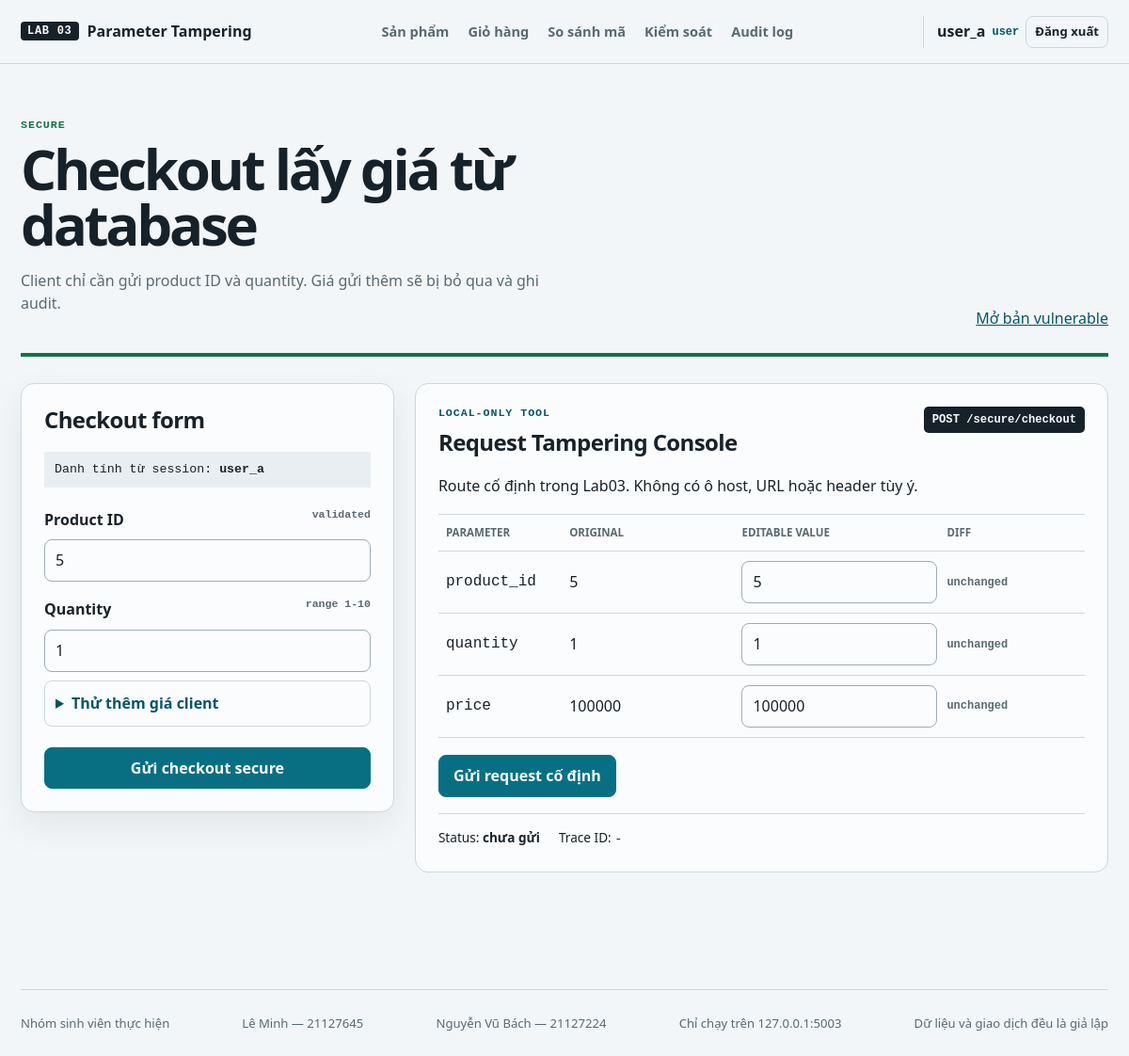
Page /secure/checkout (signed in) on the committed database.
### tables this page shows
CREATE TABLE users (
    id INTEGER PRIMARY KEY,
    username TEXT NOT NULL UNIQUE,
    email TEXT NOT NULL UNIQUE,
    password_hash TEXT NOT NULL,
    role TEXT NOT NULL CHECK (role IN ('user', 'admin')),
    created_at TEXT NOT NULL DEFAULT CURRENT_TIMESTAMP,
    updated_at TEXT NOT NULL DEFAULT CURRENT_TIMESTAMP
);

CREATE TABLE products (
    id INTEGER PRIMARY KEY,
    name TEXT NOT NULL,
    description TEXT NOT NULL,
    price_vnd INTEGER NOT NULL CHECK (price_vnd >= 0),
    stock INTEGER NOT NULL CHECK (stock >= 0),
    created_at TEXT NOT NULL DEFAULT CURRENT_TIMESTAMP
);

### app.py (the view, shortened to what this page needs)
    @app.route("/secure/checkout", methods=["GET", "POST"])
    @login_required
    def checkout_secure():
        if request.method == "GET":
            return checkout_page("secure")

### auth.py (called while the page is built)
def login_required(view):
    @wraps(view)
    def wrapped(*args, **kwargs):
        if "user_id" not in session:
            return redirect(url_for("login", next=request.full_path.rstrip("?")))
        return view(*args, **kwargs)
    return wrapped

### database.py (called while the page is built)
def _database_path() -> Path:
    path = Path(current_app.config["DATABASE"])
    return path if path.is_absolute() else Path(current_app.root_path, path)

def get_db() -> sqlite3.Connection:
    if "db" not in g:
        g.db = sqlite3.connect(_database_path())
        g.db.row_factory = sqlite3.Row
        g.db.execute("PRAGMA foreign_keys = ON")
    return g.db

def query_one(sql: str, parameters: tuple = ()):
    return get_db().execute(sql, parameters).fetchone()

def query_all(sql: str, parameters: tuple = ()):
    return get_db().execute(sql, parameters).fetchall()

### services.py (called while the page is built)
def get_user(user_id: int) -> dict | None:
    row = query_one("SELECT id, username, email, role, created_at, updated_at FROM users WHERE id = ?", (user_id,))
    return dict(row) if row else None

def get_product(product_id: int) -> dict | None:
    row = query_one("SELECT * FROM products WHERE id = ?", (product_id,))
    return dict(row) if row else None

def cart_for_user(user_id: int) -> list[dict]:
    return [dict(row) for row in query_all(
        """SELECT c.id, c.user_id, c.product_id, c.quantity, p.name, p.price_vnd,
                  c.quantity * p.price_vnd AS line_total
           FROM cart_items AS c JOIN products AS p ON p.id = c.product_id
           WHERE c.user_id = ? ORDER BY c.id""",
        (user_id,),
    )]

### validators.py (called while the page is built)
def integer(value, name: str, minimum: int = 1, maximum: int | None = None) -> int:
    try:
        parsed = int(value)
    except (TypeError, ValueError) as exc:
        raise ValidationError(f"{name} phải là số nguyên.") from exc
    if parsed < minimum or maximum is not None and parsed > maximum:
        upper = f" đến {maximum}" if maximum is not None else " trở lên"
        raise ValidationError(f"{name} phải trong phạm vi {minimum}{upper}.")
    return parsed

### templates/secure/checkout.html
{% extends 'base.html' %}{% block title %}Checkout secure | Lab 03{% endblock %}
{% block content %}{% set product = product|default(cart_item|default({}, true), true) %}<section class="lab-header mode-secure"><div><span class="mode-label">Secure</span><h1>Checkout lấy giá từ database</h1><p>Client chỉ cần gửi product ID và quantity. Giá gửi thêm sẽ bị bỏ qua và ghi audit.</p></div><a class="mode-switch" href="/vulnerable/checkout">Mở bản vulnerable</a></section>
<div class="lab-workbench"><section class="panel"><h2>Checkout form</h2><p class="identity-line">Danh tính từ session: <strong>{{ current_user.username|default(session.get('username', 'user_a') if session is defined else 'user_a') }}</strong></p><form class="form-stack" method="post" action="/secure/checkout" data-parameter-form><label>Product ID <span>validated</span></label><input name="product_id" value="{{ product.id|default(5) }}" data-original="{{ product.id|default(5) }}" required><label>Quantity <span>range 1-10</span></label><input type="number" name="quantity" min="1" max="10" value="{{ quantity|default(1) }}" data-original="{{ quantity|default(1) }}" required><details><summary>Thử thêm giá client</summary><label>Untrusted price</label><input name="price" value="{{ submitted_price|default(1) }}" data-original="{{ product.price_vnd|default(100000) }}"></details><button class="button" type="submit">Gửi checkout secure</button></form></section>
{% with scenario='checkout', mode='secure', route='/secure/checkout', defaults={'product_id':product.id|default(5),'quantity':quantity|default(1),'price':product.price_vnd|default(100000)} %}{% include 'components/parameter_inspector.html' %}{% endwith %}</div>{% endblock %}

### templates/base.html (shortened to what this page needs)
<!doctype html>
<html lang="vi">
<head>
  <link rel="stylesheet" href="{{ url_for('static', filename='css/style.css') }}">
  <link rel="stylesheet" href="{{ url_for('static', filename='css/presentation.css') }}">
</head>
<body data-mode="{{ session.get('lab_mode', 'secure') if session is defined else 'secure' }}">
  <header class="site-header">
    <a class="brand" href="/" aria-label="Trang chủ Lab 03"><span>LAB 03</span> Parameter Tampering</a>
    <nav id="primary-nav" class="primary-nav" aria-label="Điều hướng chính">
      <a href="/products">Sản phẩm</a><a href="/cart">Giỏ hàng</a><a href="/comparison">So sánh mã</a><a href="/security-controls">Kiểm soát</a><a href="/audit-logs">Audit log</a>
    </nav>
    <div class="session-chip">
      {% if session is defined and session.get('user_id') %}
        <span>{{ session.get('username', 'user') }}</span><b>{{ session.get('role', 'user') }}</b>
        <form method="post" action="/logout"><button class="button button-quiet" type="submit">Đăng xuất</button></form>
      {% else %}<a class="button button-quiet" href="/login">Đăng nhập</a>{% endif %}
    </div>
  </header>
  <main id="main-content" tabindex="-1">
    {% block content %}{% endblock %}
  </main>
  <footer class="site-footer"><span>Nhóm sinh viên thực hiện</span><span>Lê Minh — 21127645</span><span>Nguyễn Vũ Bách — 21127224</span><span>Chỉ chạy trên 127.0.0.1:5003</span><span>Dữ liệu và giao dịch đều là giả lập</span></footer>
</body>
</html>

### templates/components/parameter_inspector.html
{% set original = defaults|default({}, true) %}
<section class="request-console" data-request-console data-route="{{ route }}" data-method="{{ 'GET' if scenario == 'invoice' else 'POST' }}" data-scenario="{{ scenario }}" data-mode="{{ mode }}">
  <header><div><span>Local-only tool</span><h2>Request Tampering Console</h2></div><span class="fixed-route">{{ 'GET' if scenario == 'invoice' else 'POST' }} {{ route }}</span></header>
  <p>Route cố định trong Lab03. Không có ô host, URL hoặc header tùy ý.</p>
  <form class="console-form" action="{{ route }}" method="{{ 'get' if scenario == 'invoice' else 'post' }}">
    <div class="parameter-editor"><div class="parameter-editor-head"><span>Parameter</span><span>Original</span><span>Editable value</span><span>Diff</span></div>{% for name, value in original.items() %}<label class="parameter-row"><code>{{ name }}</code><output>{{ value }}</output><input name="{{ name }}" value="{{ value }}" data-original="{{ value }}" aria-label="Giá trị {{ name }}"><output data-param-diff>unchanged</output></label>{% endfor %}</div>
    <button class="button {{ 'button-danger' if mode == 'vulnerable' }}" type="submit" data-console-send>Gửi request cố định</button>
  </form>
  <div class="console-result" aria-live="polite"><span>Status: <b data-console-status>chưa gửi</b></span><span>Trace ID: <code data-console-trace>-</code></span><a hidden data-console-open>Open response</a></div>
</section>

### rows in the picture
users: get "user_a", get "user", username "user_a"
products: product_id "5", name "price", price_vnd "100000", price "100000"

### other values in the picture
{{ 'GET' if scenario == 'invoice' else 'POST' }} "POST"
{{ route }} "/secure/checkout"
{{ name }} "product_id" "quantity"
{{ value }} "5" "1"
